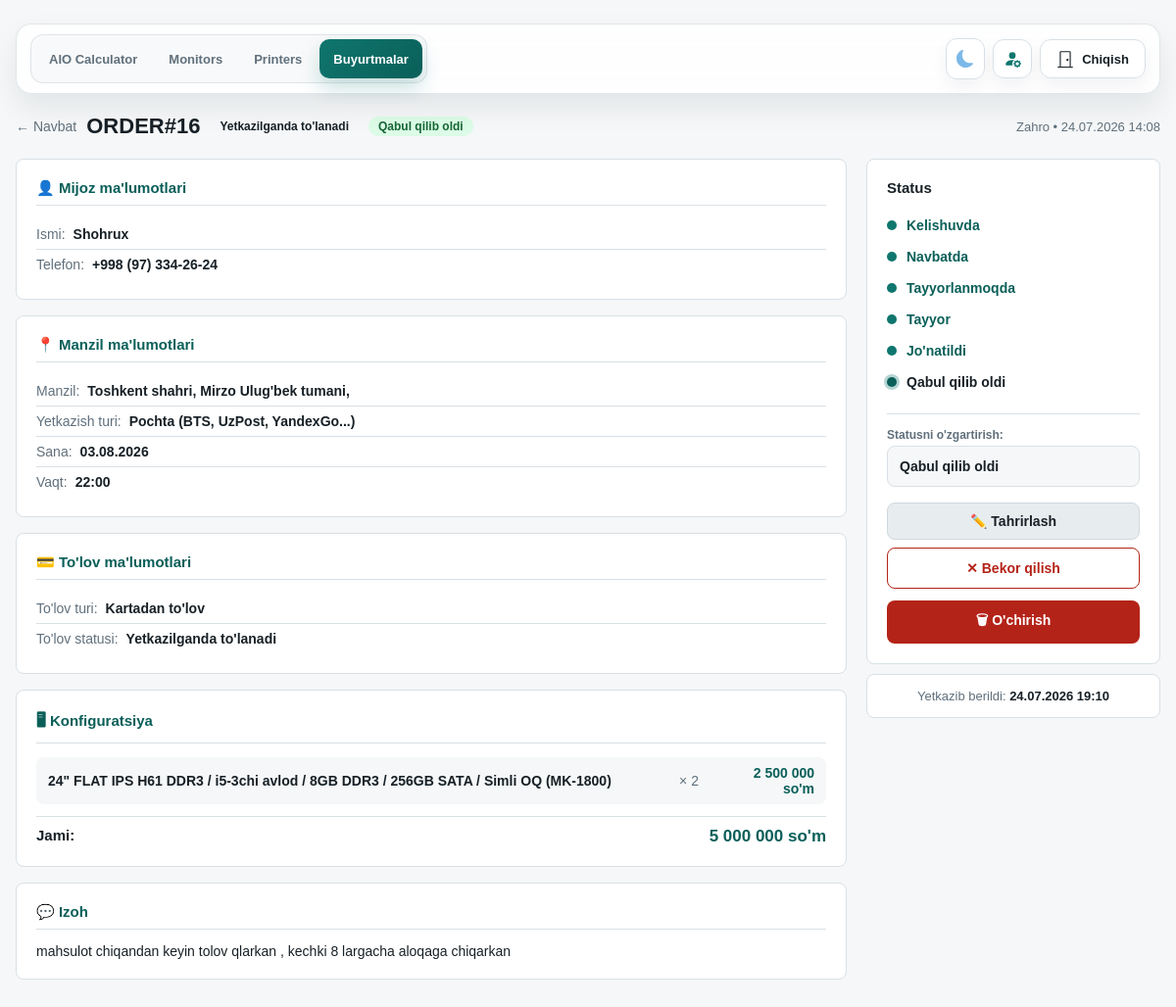
The page /orders/16/ (signed in) on the database its author committed.
### orders/models.py (models this page shows, shortened)
class Order(models.Model):
    class DeliveryType(models.TextChoices):
        DELIVERY = "DELIVERY", "Olib borish kerak"
        POST = "POST", "Pochta (BTS, UzPost, YandexGo...)"
        PICKUP = "PICKUP", "Olib ketadi"
    class PaymentType(models.TextChoices):
        CASH = "CASH", "Naqd to'lov"
        CARD = "CARD", "Kartadan to'lov"
        TRANSFER = "TRANSFER", "Bank orqali"
        CASH_CARD = "CASH_CARD", "Aralash to'lov"
    class PaymentStatus(models.TextChoices):
        UNPAID = "UNPAID", "To'lanmagan"
        ON_DELIVERY = "ON_DELIVERY", "Yetkazilganda to'lanadi"
        ON_PICKUP = "ON_PICKUP", "Olib ketishda to'lanadi"
        PARTIAL = "PARTIAL", "Qisman to'langan"
        PAID = "PAID", "To'langan"
    class ProductionStatus(models.TextChoices):
        AGREED = "AGREED", "Kelishuvda"
        QUEUED = "QUEUED", "Navbatda"
        IN_PROGRESS = "IN_PROGRESS", "Tayyorlanmoqda"
        READY = "READY", "Tayyor"
        SHIPPING = "SHIPPING", "Yo'lda"
        DELIVERED = "DELIVERED", "Yetkazildi"
        ON_HOLD = "ON_HOLD", "To'xtatildi"
        CANCELLED = "CANCELLED", "Bekor qilindi"
    DELIVERY_STATUS_FLOWS = {
        DeliveryType.DELIVERY: [
            ProductionStatus.AGREED,
            ProductionStatus.QUEUED,
            ProductionStatus.IN_PROGRESS,
            ProductionStatus.READY,
            ProductionStatus.SHIPPING,
            ProductionStatus.DELIVERED,
        ],
        DeliveryType.POST: [
            ProductionStatus.AGREED,
            ProductionStatus.QUEUED,
            ProductionStatus.IN_PROGRESS,
            ProductionStatus.READY,
            ProductionStatus.SHIPPING,
            ProductionStatus.DELIVERED,
        ],
        DeliveryType.PICKUP: [
            ProductionStatus.AGREED,
            ProductionStatus.QUEUED,
            ProductionStatus.IN_PROGRESS,
            ProductionStatus.READY,
            ProductionStatus.DELIVERED,
        ],
    }
    GLOBAL_PRODUCTION_STATUSES = [
        ProductionStatus.CANCELLED,
        ProductionStatus.ON_HOLD,
    ]
    DELIVERY_STATUS_LABELS = {
        DeliveryType.DELIVERY: {
            ProductionStatus.SHIPPING: "Yo'lda",
            ProductionStatus.DELIVERED: "Yetkazildi",
        },
        DeliveryType.POST: {
            ProductionStatus.SHIPPING: "Jo'natildi",
            ProductionStatus.DELIVERED: "Qabul qilib oldi",
        },
        DeliveryType.PICKUP: {
            ProductionStatus.DELIVERED: "Olib ketildi",
        },
    }
    order_number = models.CharField(
        max_length=24, unique=True, blank=True, null=True, verbose_name="Buyurtma raqami"
    )
    sold_by = models.ForeignKey(
        User, on_delete=models.PROTECT, related_name="orders", verbose_name="Sotuvchi"
    )
    customer_name = models.CharField(max_length=120, verbose_name="Mijoz ismi")
    customer_phone = models.CharField(max_length=30, verbose_name="Telefon raqami")
    region = models.CharField(max_length=80, verbose_name="Viloyat")
    district = models.CharField(max_length=80, verbose_name="Tuman")
    city = models.CharField(max_length=80, verbose_name="Shahar")
    landmark = models.CharField(max_length=200, blank=True, verbose_name="Mo'ljal")
    delivery_type = models.CharField(
        max_length=20, choices=DeliveryType.choices, verbose_name="Yetkazish turi"
    )
    payment_type = models.CharField(
        max_length=20, choices=PaymentType.choices, verbose_name="To'lov turi"
    )
    payment_status = models.CharField(
        max_length=20,
        choices=PaymentStatus.choices,
        default=PaymentStatus.UNPAID,
        verbose_name="To'lov holati",
    )
    production_status = models.CharField(
        max_length=20,
        choices=ProductionStatus.choices,
        default=ProductionStatus.AGREED,
        verbose_name="Ishlab chiqarish holati",
    )
    total_price_usd = models.DecimalField(
        max_digits=12, decimal_places=2, default=0, verbose_name="Jami (USD)"
    )
    total_price_uzs = models.DecimalField(
        max_digits=16, decimal_places=0, default=0, verbose_name="Jami (so'm)"
    )
    delivery_date = models.DateField(null=True, blank=True, verbose_name="Yetkazib berish sanasi")
    delivery_time = models.CharField(max_length=10, null=True, blank=True, verbose_name="Yetkazib berish vaqti")
    partial_amount = models.DecimalField(
        max_digits=16, decimal_places=0, default=0, verbose_name="Qisman to'langan summa"
    )
    notes = models.TextField(blank=True, verbose_name="Izoh")
    created_at = models.DateTimeField(auto_now_add=True)
    updated_at = models.DateTimeField(auto_now=True)
    delivered_at = models.DateTimeField(null=True, blank=True, verbose_name="Yetkazib berilgan vaqt")
    class Meta:
        ordering = ["-created_at"]
        verbose_name = "Buyurtma"
        verbose_name_plural = "Buyurtmalar"
    @property
    def display_order_number(self):
        raw_number = self.order_number or f"ORDER#{self.pk}"
        if raw_number.startswith("ORD#"):
            return raw_number.replace("ORD#", "ORDER#", 1)
        return raw_number
    @classmethod
    def production_status_flow(cls, delivery_type):
        return cls.DELIVERY_STATUS_FLOWS.get(
            delivery_type,
            cls.DELIVERY_STATUS_FLOWS[cls.DeliveryType.DELIVERY],
        )
    @classmethod
    def production_status_label(cls, status, delivery_type=None):
        if delivery_type:
            custom = cls.DELIVERY_STATUS_LABELS.get(delivery_type, {})
            if status in custom:
                return custom[status]
        return dict(cls.ProductionStatus.choices).get(status, status)
    @classmethod
    def production_status_choices_for_delivery(cls, delivery_type):
        statuses = list(cls.production_status_flow(delivery_type))
        for status in cls.GLOBAL_PRODUCTION_STATUSES:
            if status not in statuses:
                statuses.append(status)
        return [(status, cls.production_status_label(status, delivery_type)) for status in statuses]

class OrderItem(models.Model):
    order = models.ForeignKey(Order, on_delete=models.CASCADE, related_name="items")
    build_quote = models.ForeignKey(
        "calculator.BuildQuote",
        on_delete=models.SET_NULL,
        null=True,
        blank=True,
        related_name="order_items",
        verbose_name="Kalkulyator konfiguratsiyasi",
    )
    config_label = models.CharField(max_length=255, verbose_name="Konfiguratsiya")
    quantity = models.PositiveIntegerField(default=1, verbose_name="Soni")
    unit_price_usd = models.DecimalField(
        max_digits=12, decimal_places=2, default=0, verbose_name="Dona narxi (USD)"
    )
    unit_price_uzs = models.DecimalField(
        max_digits=16, decimal_places=2, default=0, verbose_name="Dona narxi (so'm)"
    )
    class Meta:
        verbose_name = "Buyurtma elementi"
        verbose_name_plural = "Buyurtma elementlari"

### orders/views.py (the view, shortened to what this page needs)
# urls.py: path("<int:pk>/", views.order_detail, name="detail"),
@login_required
def order_detail(request, pk):
    from calculator.models import CalculatorSettings
    try:
        settings = CalculatorSettings.objects.first()
        usd_rate = int(settings.usd_rate) if settings and settings.usd_rate else 12850
    except:
        usd_rate = 12850
    order = get_object_or_404(
        _orders_for_user(request.user).prefetch_related("items").select_related("sold_by"),
        pk=pk,
    )
    if request.method == "GET" and request.GET.get("edit") == "1":
        if not _can_user_edit_order(request.user, order):
            raise PermissionDenied("Sizda buyurtmani tahrirlash huquqi yo'q.")
        return render(request, "orders/order_form.html", _form_context(request.user, order, {}))
    allowed_production_status_choices = _allowed_production_status_choices_for_user(
        request.user,
        order.delivery_type,
        order.production_status,
        order,
    )
    allowed_production_status_values = {value for value, _ in allowed_production_status_choices}
    return render(request, "orders/order_detail.html", {
        "active_nav": "orders",
        "order": order,
        "usd_rate": usd_rate,
        "status_flow": Order.production_status_flow(order.delivery_type),
        "current_status_index": (
            Order.production_status_flow(order.delivery_type).index(order.production_status)
            if order.production_status in Order.production_status_flow(order.delivery_type)
            else -1
        ),
        "delivery_choices": Order.DeliveryType.choices,
        "payment_type_choices": Order.PaymentType.choices,
        "payment_status_choices": Order.PaymentStatus.choices,
        "production_status_choices": allowed_production_status_choices,
        "can_edit_order": _can_user_edit_order(request.user, order),
        "can_delete_order": _can_user_delete_order(request.user),
        "can_cancel_order": _can_user_cancel_order(request.user, order),
        "can_change_production_status": _can_user_change_production_status(
            request.user,
            order.production_status,
            order,
        ),
        "show_current_status_option": order.production_status not in allowed_production_status_values,
        "current_status_label": _all_production_status_choices_map(order.delivery_type).get(
            order.production_status,
            order.production_status,
        ),
    })

### orders/templates/orders/order_detail.html (shortened to what this page needs)
{% extends "base.html" %}
{% load order_tags %}
{% block content %}
<div style="margin-top:20px;">
  <div style="display:flex;align-items:center;flex-wrap:wrap;gap:10px;margin-bottom:16px;">
    <a href="{% url 'orders:list' %}" style="color:var(--muted);text-decoration:none;font-size:14px;">← Navbat</a>
    <h2 style="margin:0;font-size:22px;">{{ order.display_order_number }}</h2>
    <span class="badge {{ order.payment_status|payment_badge }}">{{ order.get_payment_status_display }}</span>
    <span class="badge {{ order.production_status|status_badge }}">{{ order.production_status|status_label:order.delivery_type }}</span>
    <span style="font-size:13px;color:var(--muted);margin-left:auto;">
      {{ order.sold_by.get_full_name|default:order.sold_by.username }} •
      {{ order.created_at|date:"d.m.Y H:i" }}
    </span>
  </div>
  <div class="detail-layout">
    <div>
      <div class="panel detail-section">
        <h3>👤 Mijoz ma'lumotlari</h3>
        <div class="detail-row-group">
          <div class="detail-row"><span>Ismi:</span><strong>{{ order.customer_name }}</strong></div>
          <div class="detail-row"><span>Telefon:</span><strong>{{ order.customer_phone|format_phone }}</strong></div>
        </div>
      </div>
      <div class="panel detail-section">
        <h3>📍 Manzil ma'lumotlari</h3>
        <div class="detail-row">
          <span>Manzil:</span>
          <strong>
            {{ order.region }}, {{ order.district }}, {{ order.city }}
          </strong>
        </div>
        <div class="detail-row-group">
          <div class="detail-row"><span>Yetkazish turi:</span><strong>{{ order.get_delivery_type_display }}</strong></div>
          {% if order.delivery_date %}
            <div class="detail-row"><span>Sana:</span><strong>{{ order.delivery_date|date:"d.m.Y" }}</strong></div>
          {% endif %}
          {% if order.delivery_time %}
            <div class="detail-row"><span>Vaqt:</span><strong>{{ order.delivery_time }}</strong></div>
          {% endif %}
        </div>
      </div>
      <div class="panel detail-section">
        <h3>💳 To'lov ma'lumotlari</h3>
        <div class="detail-row-group">
          <div class="detail-row"><span>To'lov turi:</span><strong>{{ order.get_payment_type_display }}</strong></div>
          <div class="detail-row"><span>To'lov statusi:</span><strong>{{ order.get_payment_status_display }}</strong></div>
        </div>
      </div>
      <div class="panel detail-section">
        <h3>🖥 Konfiguratsiya</h3>
        {% for item in order.items.all %}
          <div class="config-item">
            <span class="label">{{ item.config_label }}</span>
            <span class="qty">× {{ item.quantity }}</span>
            <span class="price">
              {% if item.unit_price_uzs %}
                {{ item.unit_price_uzs|format_uzs }}
              {% else %}
                {% widthratio item.unit_price_usd 1 usd_rate as price_uzs %}
                {{ price_uzs|format_uzs }}
              {% endif %}
              so'm
            </span>
          </div>
        {% endfor %}
        <div style="display:flex;justify-content:space-between;margin-top:12px;padding-top:10px;border-top:1px solid var(--line);">
          <strong style="font-size:15px;">Jami:</strong>
          <div style="text-align:right;">
            <div style="font-weight:800;font-size:17px;color:var(--accent-dark)">{{ order.total_price_uzs|format_uzs }} so'm</div>
          </div>
        </div>
      </div>
      {% if order.notes %}
        <div class="panel detail-section">
          <h3>💬 Izoh</h3>
          <p style="margin:0;font-size:14px;color:var(--text);">{{ order.notes }}</p>
        </div>
      {% endif %}
    </div>
    <aside>
      <div class="panel status-sidebar">
        <h3>Status</h3>
        {% for s in status_flow %}
          <div class="status-step
            {% if order.production_status == s %}current
            {% elif current_status_index != -1 and forloop.counter0 < current_status_index %}done
            {% endif %}">
            <div class="status-dot
              {% if order.production_status == s %}current
              {% elif current_status_index != -1 and forloop.counter0 < current_status_index %}done
              {% endif %}">
            </div>
            {{ s|status_label:order.delivery_type }}
          </div>
        {% endfor %}
        <div style="margin-top: 16px; margin-bottom: 12px; border-top: 1px solid var(--line); padding-top: 14px;">
          <label style="font-size:12px; color:var(--muted); font-weight:700; margin-bottom:4px; display:block;">Statusni o'zgartirish:</label>
          {% if can_change_production_status %}
            <select id="status-select-dropdown" onchange="onStatusDropdownChange(this.value)" style="width:100%; padding:10px 12px; border-radius:8px; background:var(--bg); border:1px solid var(--line); color:var(--text); font-weight:700; font-size:14px; cursor:pointer;">
              {% for s_val, s_label in production_status_choices %}
                <option value="{{ s_val }}" {% if order.production_status == s_val %}selected{% endif %}>{{ s_label }}</option>
              {% endfor %}
            </select>
          {% else %}
            <div style="padding:10px 12px; border-radius:8px; background:var(--bg); border:1px solid var(--line); color:var(--muted); font-size:13px; line-height:1.45;">
              Bu buyurtmada statusni faqat ruxsat berilgan user o'zgartira oladi.
            </div>
          {% endif %}
        </div>
        <div class="action-btns">
          {% if can_edit_order %}
            <a href="{% url 'orders:detail' order.pk %}?edit=1" class="action-btn secondary">
              ✏️ Tahrirlash
            </a>
          {% endif %}
          {% if can_cancel_order and order.production_status != 'CANCELLED' %}
            <button class="action-btn danger" onclick="cancelOrderDirectly()">
              ✕ Bekor qilish
            </button>
          {% endif %}
          {% if can_delete_order %}
            <form id="delete-order-form" action="{% url 'orders:delete' order.pk %}" method="post" style="width: 100%; margin-top: 4px;">
              <button type="button" onclick="openDeleteModal()" class="action-btn" style="background: var(--danger); color: white; width: 100%; border: none; font-weight: 700; display: flex; align-items: center; justify-content: center; gap: 6px;">
                🗑 O'chirish
              </button>
            </form>
          {% endif %}
        </div>
      </div>
      {% if order.delivered_at %}
        <div class="panel" style="padding:14px 18px;margin-top:10px;font-size:13px;color:var(--muted);text-align:center;">
          Yetkazib berildi: <strong style="color:var(--text);">{{ order.delivered_at|date:"d.m.Y H:i" }}</strong>
        </div>
      {% endif %}
    </aside>
  </div>
</div>
{% endblock %}

### rows shown on the page
Order: display_order_number "ORDER#16", payment_status "Yetkazilganda to'lanadi", production_status|status_label "Qabul qilib oldi", sold_by.get_full_name "Zahro", created_at "24.07.2026 14:08", customer_name "Shohrux", customer_phone "+998 (97) 334-26-24", region "Toshkent shahri", district "Mirzo Ulug'bek tumani", delivery_type "Pochta (BTS, UzPost, YandexGo...)", delivery_date "03.08.2026", delivery_time "22:00", payment_type "Kartadan to'lov", total_price_uzs "5 000 000", notes "mahsulot chiqandan keyin tolov qlarkan , kechki 8 largacha aloqaga chiqarkan", status_flow "Kelishuvda" "Navbatda" "Tayyorlanmoqda" "Tayyor" "Jo'natildi" "Qabul qilib oldi", production_status "Qabul qilib oldi", delivered_at "24.07.2026 19:10"
OrderItem: config_label "24\" FLAT IPS H61 DDR3 / i5-3chi avlod / 8GB DDR3 / 256GB SATA / Simli OQ (MK-1800)", quantity "2", unit_price_uzs "2 500 000"
